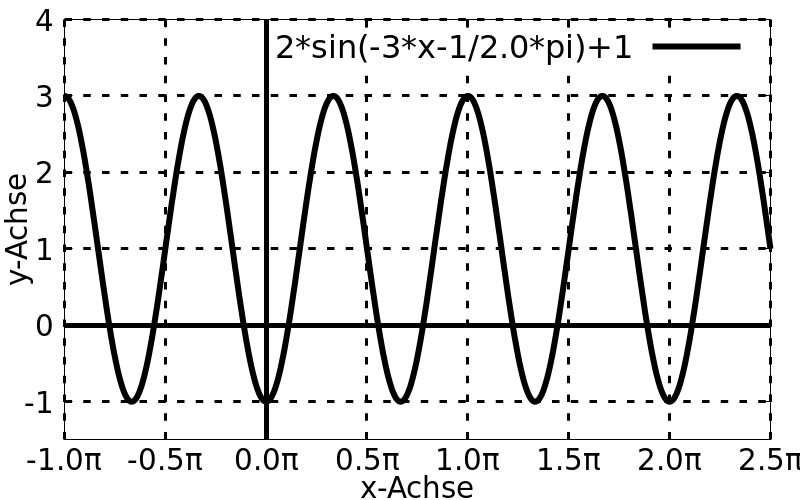

gnuplot code for this plot:
set key font ",24"
set key right top
set tics font ",22" 

set xlabel "x-Achse" font ",22" 
set ylabel "y-Achse" font ",22" 

set xrange [-pi:2.5*pi]
set yrange [-1.5:4]

set grid
set format x "%.1Pπ"; set xtics pi/2
set ytics 1
set grid ls 1 lc "#000000" lw 3 dt (10,15)

set zeroaxis ls 2 lw 5 lc "#000000"

set terminal pngcairo dashed size 800,500
set output "ex-fn-transform-5-a.png"

plot  2*sin(-3*x-1/2.0*pi)+1 lw 6 lc "#000000"
